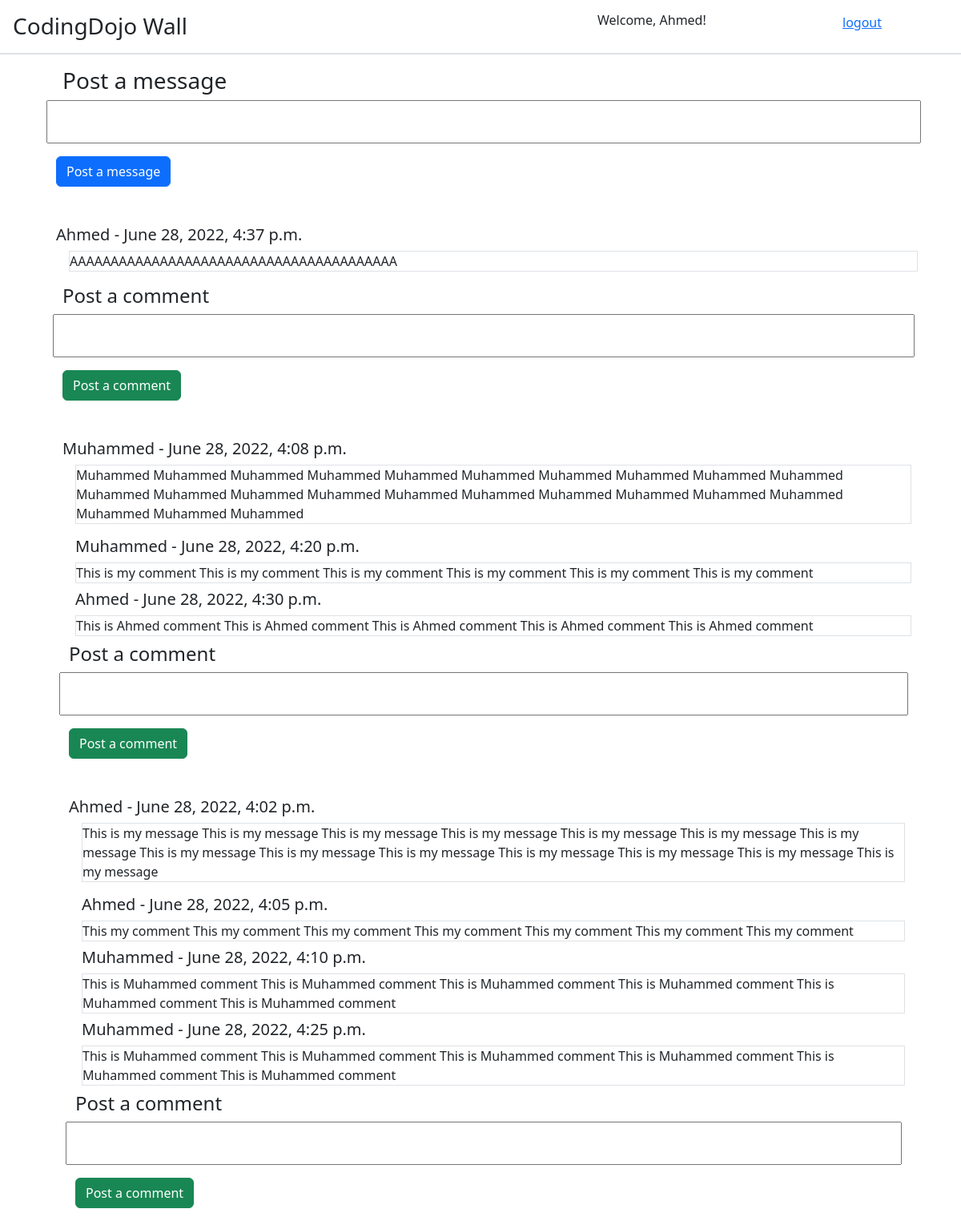
Screenshot of /wall (signed in) with the database file from the repository.
### app_one/models.py (models this page shows)
class User(models.Model):
    username = models.CharField(max_length=8)
    email = models.CharField(max_length=8)
    firstname = models.CharField(max_length=8)
    lastname = models.CharField(max_length=8)
    password = models.CharField(max_length=8)
    created_at = models.DateTimeField(auto_now_add=True)
    updated_at = models.DateTimeField(auto_now=True)
    objects = UserManager()

class Message(models.Model):
    user = models.ForeignKey(User,related_name="messages",on_delete=models.CASCADE)
    message = models.TextField()
    created_at = models.DateTimeField(auto_now_add=True)
    updated_at = models.DateTimeField(auto_now=True)

class Comment(models.Model):
    user = models.ForeignKey(User,related_name="comments",on_delete=models.CASCADE)
    message = models.ForeignKey(Message,related_name="message_comments",on_delete=models.CASCADE)
    comment = models.TextField()
    created_at = models.DateTimeField(auto_now_add=True)
    updated_at = models.DateTimeField(auto_now=True)

### app_one/views.py (the view, shortened to what this page needs)
# urls.py: path('wall',views.wall),
def wall(request):
    if "userId" not in request.session:
        return redirect('/')
    else:
        allmessages = Message.objects.order_by('-created_at') # sort messsages by most recent first
        comments = Comment.objects.all() # this will sort the comments by oldest first
        user = User.objects.get(id=request.session['userId'])
        context = {
            "user": user,
            "messages":allmessages,
            "comments":comments,
        }
        return render(request, 'wall.html', context)

### app_one/templates/wall.html (shortened to what this page needs)
{% extends 'base.html' %}
{%block navbar%}
<div class="row">
    <h3 class="col-7 m-3">CodingDojo Wall</h3>
    <h6 class="col-3 mt-3">Welcome, {{user.firstname}}!</h6>
    <a class="col-1 mt-3" href="/logout">logout</a>
    <div class="border"></div>
</div>
{%endblock%}
{% block content %}
<div class="container m-3">
    <h3 class="m-2">Post a message</h3>
    <form action="" method="post">
        <textarea class="row" style="vertical-align: top; resize: none; width: 100%;" name="message" id="" ></textarea>
        <input class="btn btn-primary mt-3" type="submit" value="Post a message" name="postmessage">
    </form>
    <div>
        {% for message in messages%}
        <h5 class="mt-5 ">{{message.user.firstname}} - {{message.created_at}} </h5>
            <p class="m-3 mt-0 border" style="vertical-align: text-top;">{{message.message}}</p>
        <div class="m-2 mt-0">
            {% for comment in comments%}
            {% if message.id == comment.message.id%}
            <h5 class="m-2 mt-1 mb-1">{{comment.user.firstname}} - {{comment.created_at}}</h5>
            <p class="border m-2 mt-2 mb-2" style="vertical-align: text-top;">{{comment.comment}}</p>
            {%endif%}
            {%endfor%}
            <h4>Post a comment</h4>
            <form action="" method="post">
                <textarea class="row" style="overflow-y: auto; resize: none; width: 100%;" name="comment" id=""></textarea>
                <input class="btn btn-success mt-3" type="submit" value="Post a comment" name="postcomment">
            </form>
            {% endfor %}
        </div>
    </div>
</div>
{% endblock %}

### app_one/templates/base.html (shortened to what this page needs)
<!DOCTYPE html>
<html lang="en">
<head>
    <link href="https://cdn.jsdelivr.net/npm/bootstrap@5.2.0-beta1/dist/css/bootstrap.min.css" rel="stylesheet">
</head>
<body>
    {%block navbar%}{%endblock%}
    <div class="container">
        {%block content%}{%endblock%}
    </div>
</body>
</html>

### rows the page displays
User: firstname "Ahmed"
Message: user.firstname "Ahmed", created_at "June 28, 2022, 4:37 p.m.", message "AAAAAAAAAAAAAAAAAAAAAAAAAAAAAAAAAAAAAAAA"
Message: user.firstname "Muhammed", created_at "June 28, 2022, 4:08 p.m.", message "Muhammed Muhammed Muhammed Muhammed Muhammed Muhammed Muhammed Muhammed Muhammed Muhammed Muhammed Muhammed Muhammed Muhammed Muhammed Muhammed Muhammed Muhammed Muhammed Muhammed Muhammed Muhammed Muhammed"
Comment: user.firstname "Muhammed", created_at "June 28, 2022, 4:20 p.m.", comment "This is my comment This is my comment This is my comment This is my comment This is my comment This is my comment"
Comment: user.firstname "Ahmed", created_at "June 28, 2022, 4:30 p.m.", comment "This is Ahmed comment This is Ahmed comment This is Ahmed comment This is Ahmed comment This is Ahmed comment"
Message: user.firstname "Ahmed", created_at "June 28, 2022, 4:02 p.m.", message "This is my message This is my message This is my message This is my message This is my message This is my message This is my message This is my message This is my message This is my message This is my message This is my message This is my message This is my message"
Comment: user.firstname "Ahmed", created_at "June 28, 2022, 4:05 p.m.", comment "This my comment This my comment This my comment This my comment This my comment This my comment This my comment"
Comment: user.firstname "Muhammed", created_at "June 28, 2022, 4:10 p.m.", comment "This is Muhammed comment This is Muhammed comment This is Muhammed comment This is Muhammed comment This is Muhammed comment This is Muhammed comment"
Comment: user.firstname "Muhammed", created_at "June 28, 2022, 4:25 p.m.", comment "This is Muhammed comment This is Muhammed comment This is Muhammed comment This is Muhammed comment This is Muhammed comment This is Muhammed comment"
